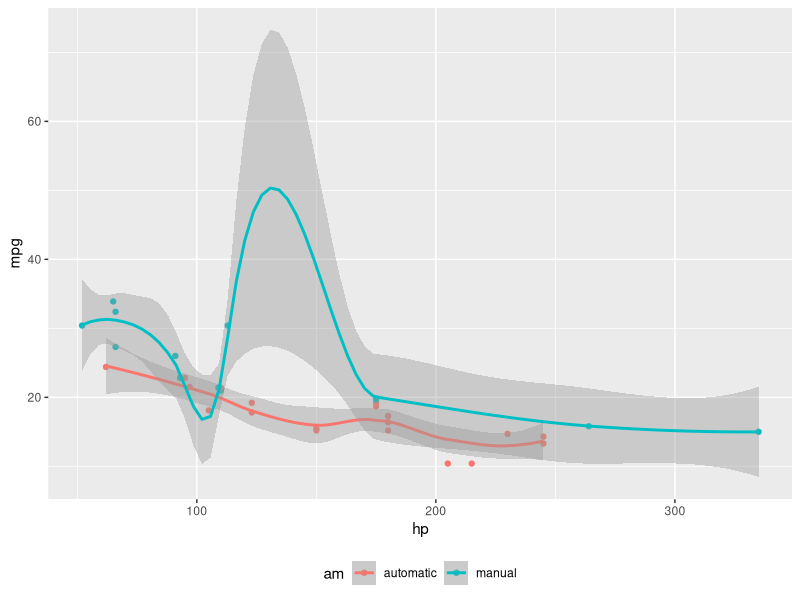
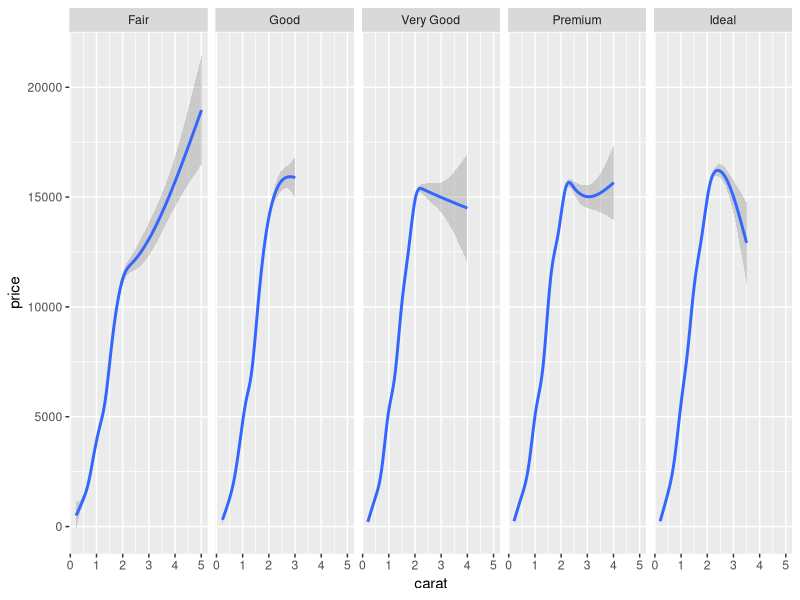
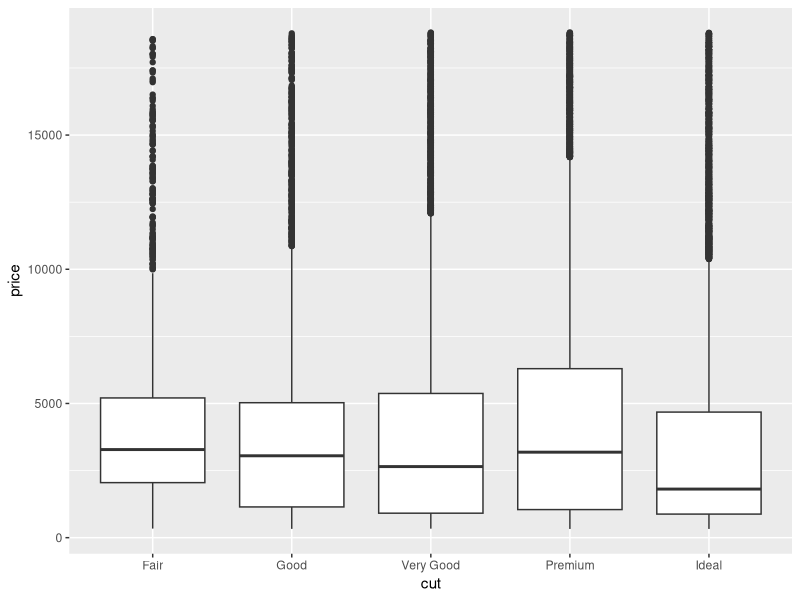

The R source for these figures, in order:
## ---- chunk 1
library(ggplot2)
mtcars2 <- mtcars
mtcars2$am <- factor(
  mtcars$am, labels = c('automatic', 'manual')
)
ggplot(mtcars2, aes(hp, mpg, color = am)) +
  geom_point() + geom_smooth() +
  theme(legend.position = 'bottom')
## ---- chunk 2
ggplot(diamonds, aes(carat, price)) + geom_smooth() +
  facet_grid(~ cut)
## ---- chunk 3
ggplot(diamonds, aes(cut, price)) + geom_boxplot()
